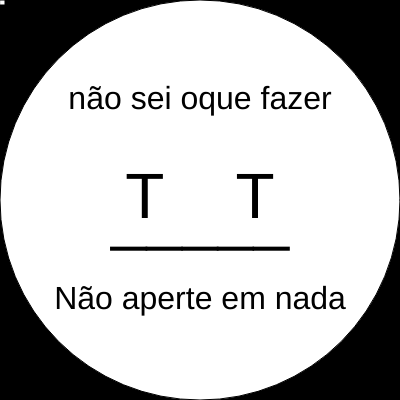
Frame 1 (no input)
Frame 60 (no input): identical to frame 1, image omitted
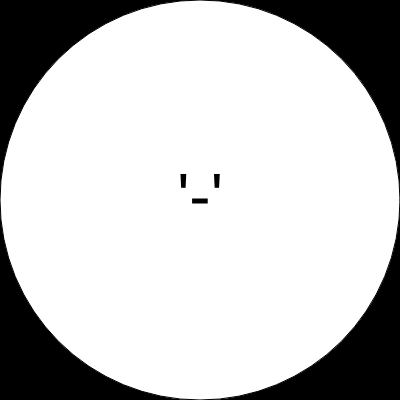
Frame 120 (the mouse pressed at the canvas centre since frame 60)

The p5.js sketch that drew these frames (run headless with seeded random() and noise() and a simulated clock; from frame 60 on, the mouse is pressed at the canvas centre):

// p5.js sketch
// ── sketch.js
let texto = "T    T"
let texto2 = "_____"
let texto3 = "Não aperte em nada"
let texto4 = "'-'"
let texto5 = "não sei oque fazer"

function setup() {
  createCanvas(400, 400);  
}

function draw() {
  fill("white");
  background("black");
  circle(200, 200, 400);
  fill("black");
  textSize(64);
  textAlign(CENTER, CENTER);
  text(texto, 200, 200);
  text(texto2, 200, 220);
  textSize(32);
  text(texto3, 200, 300);
  text(texto5, 200, 100)
  
//AI
  
//console.log(mouseIsPressed);
  fill("white");
  rect(mouseX, mouseY, 5, 5);
  if(mouseIsPressed) {
    fill("white");
    circle(200, 200, 400);
    fill("black");
    textSize(64);
    text(texto4, 200, 200);
  }
}
